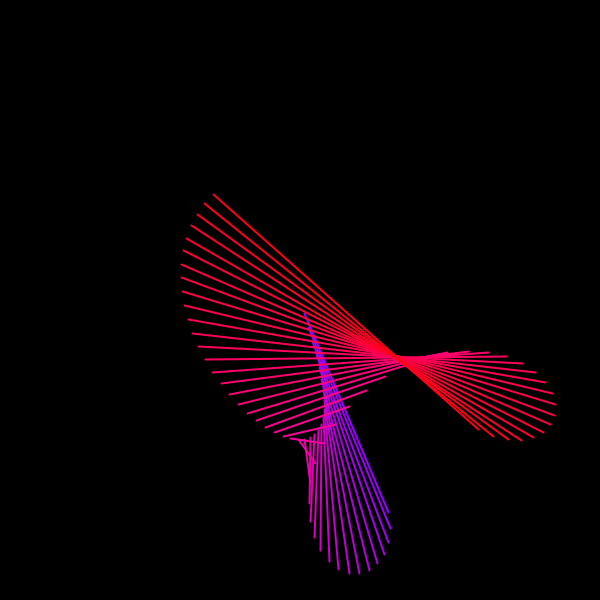
Frame 1 (no input)
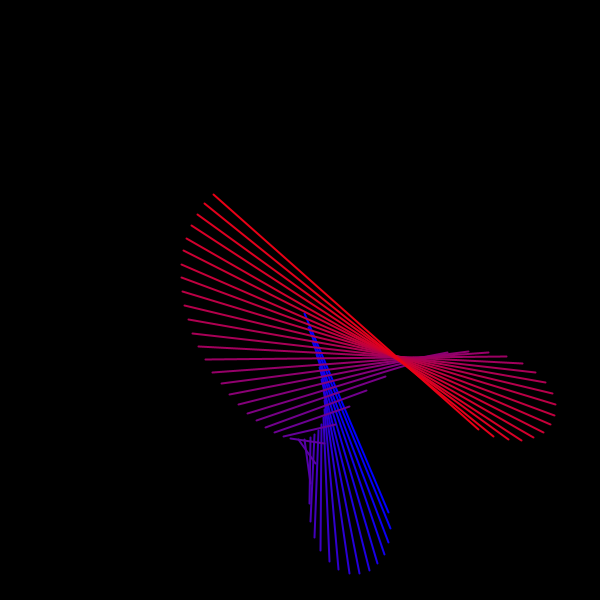
Frame 60 (the mouse pressed at the canvas centre just before this capture)
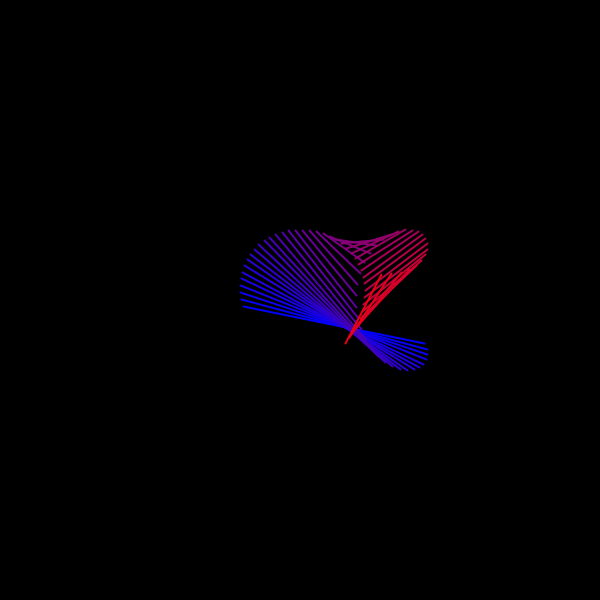
Frame 120 (the mouse held since frame 60 and released just before this capture)

The Processing sketch that drew these frames (run headless with seeded random() and noise(); from frame 60 on, the mouse is pressed at the canvas centre):

// Processing sketch: LineSwirl
// ── LineSwirl.pde
float x;
int numLines = 40;
float t = 1;
float speed;
float scale;
int hu = 150;
int hu2 = 255;
void setup(){
  size(600, 600);
  //fullScreen();
  background(0);
  strokeWeight(2);
  stroke(255);
  frameRate(10000);
}
void draw(){
  background(0);
  speed = map((float)mouseX, 0, width, 0, 1);
  scale = map((float)mouseY, height, 0, 0, 2.8);
  translate(width/2, height/2);
  for(int i = 0; i < numLines; i++){
    stroke(hu, 0, hu2);
    line(x1(t + i), y1(t + i), x2(t + i), y2(t + i));
    hu += (int) ((double)255/numLines);
    hu2 -= (int) ((double)255/numLines);
  }
  hu = 0;
  hu2 = 255;
  t += speed;
}
float x1(float t){
  return scale*(50*cos(t/10)*sin(t/32));
}
float y1(float t){
  return scale*(50*sin(t/10));
}
float x2(float t){
  return scale*(70*sin(t/30) + 30*cos(t/5));
}
float y2(float t){
  return scale*(70*cos(t/30) + 30*sin(t/5));
}
